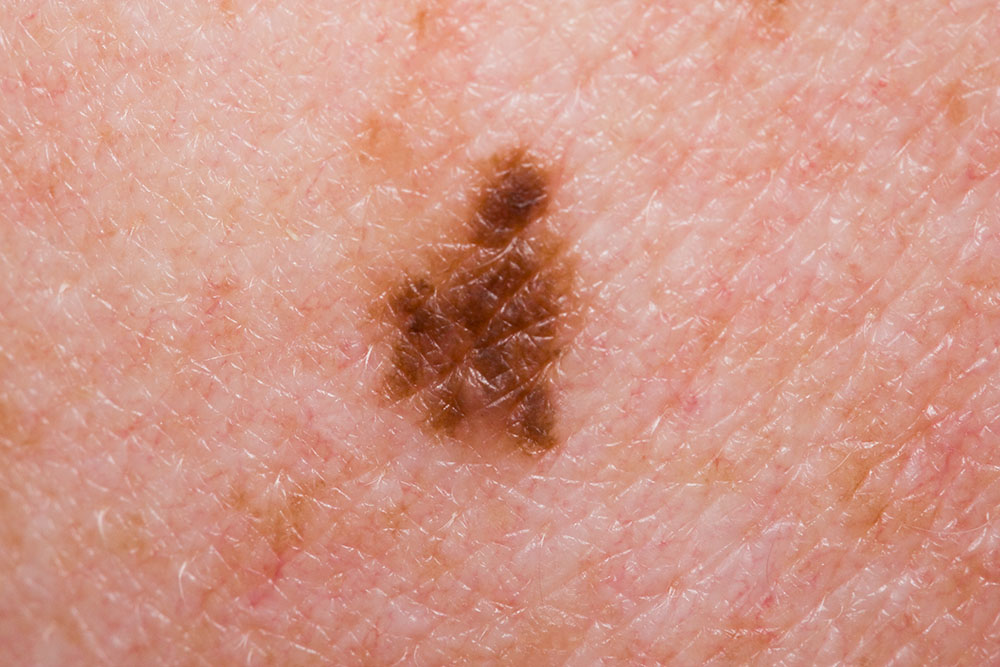
#> input picture img/malignant2.jpg, 1000 x 667 px
$ python test.py   (older library calls are emulated)
#> lines starting #> are read from the running program, lines starting #| are printed output that depends on the picture; after the words box and inside, x2 and y2 are one past the last pixel; in counts of white or black regions, pixels touching at a corner belong together
### cv/helper.py
import cv2

# NOTE: The given image must be a greyscale image
def getMoleContour(greyscale):
    THRESHOLD = 125
    MAX_VALUE = 180
    ret, thresh = cv2.threshold(greyscale, THRESHOLD, MAX_VALUE, cv2.THRESH_BINARY_INV) # Binary mask
    im2, contours, hierarchy = cv2.findContours(thresh, cv2.RETR_EXTERNAL, cv2.CHAIN_APPROX_NONE)
    # Check to make sure there actually is a contour
    if len(contours) == 0:
        raise Error("No contours found!")
    # Only find the longest one
    longestContour = []
    for i in range(len(contours)):
        if len(contours[i]) > len(longestContour):
            longestContour = contours[i]
    return longestContour

def showImage(image):
    cv2.imshow("image", image)
    cv2.waitKey(0)
    cv2.destroyAllWindows()

### cv/cluster_colours.py
import cv2
import numpy as np
import os
import sys
from helper import showImage
from sklearn.cluster import KMeans
from sklearn import metrics
import matplotlib.pyplot as plt
import argparse
import cv2

def clusterColours(image):
    # Resize it
    image = cv2.cvtColor(image, cv2.COLOR_BGR2RGB)

    h, w, _ = image.shape
    w_new = int(100 * w / max(w, h) )
    h_new = int(100 * h / max(w, h) )

    image = cv2.resize(image, (w_new, h_new));


    # Reshape the image to be a list of pixels
    image_array = image.reshape((image.shape[0] * image.shape[1], 3))
    # Clusters the pixels
    clt = KMeans(n_clusters = 3)
    clt.fit(image_array)

### test.py

import cv2
import numpy as np
import os
import sys
sys.path.append('./cv/')
import calc_jagedness
from helper import getMoleContour
from helper import showImage
from cluster_colours import clusterColours
import pandas as pd
from skimage import io
from sklearn import cross_validation
from sklearn.cluster import KMeans
from sklearn.ensemble import RandomForestClassifier
from sklearn.metrics import precision_score
from sklearn.externals import joblib
from sklearn.naive_bayes import GaussianNB, MultinomialNB
from sklearn import svm

def test(origimage):
#> called with origimage = './img/malignant2.jpg'
    image = cv2.imread(origimage)
#> image is the input picture: shape (667, 1000, 3); mean B, G, R 136, 151.7, 210.3
    image_blur = cv2.blur(image, (2, 2))
    image_greyscale = cv2.cvtColor(image, cv2.COLOR_BGR2GRAY)
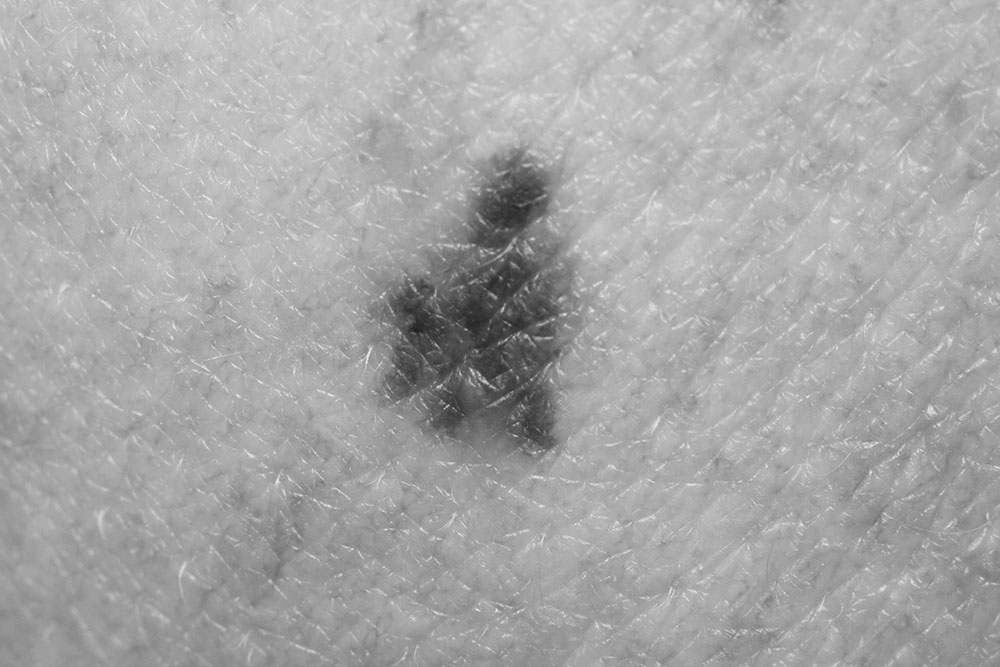
#> image_greyscale: shape (667, 1000); min 31, max 249, mean 167.5
    contour = getMoleContour(image_greyscale)
#> in getMoleContour, `ret, thresh = cv2.threshold(greyscale, THRESHOLD, MAX_VALUE, cv2.THRES..`:
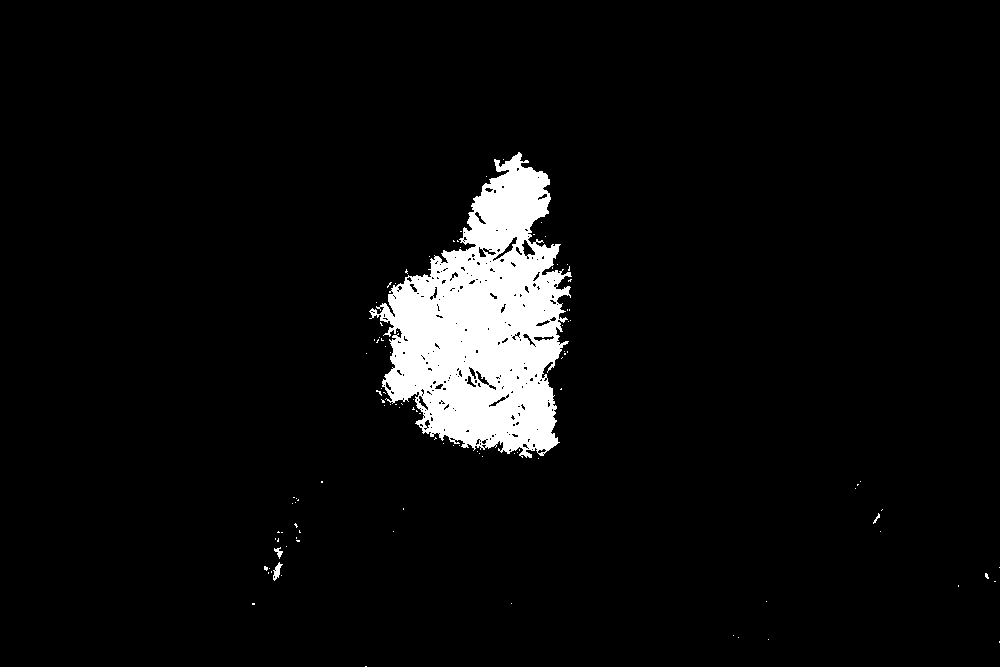
#> thresh: shape (667, 1000); values 0 (black) and 180 (white), 5.2% white; 105 white regions (101 under 20 px)
#> in getMoleContour, `ret, thresh = cv2.threshold(greyscale, THRESHOLD, MAX_VALUE, cv2.THRES..`: ret = 125
#> in getMoleContour, `im2, contours, hierarchy = cv2.findContours(thresh, cv2.RETR_EXTERNAL,..`: contours = 105 contours, 102 with area under 20; largest, box (x1, y1, x2, y2) and area: (369, 152, 572, 458) 35092, (273, 562, 283, 581) 68, (274, 547, 283, 559) 30
#> the loop in getMoleContour, `for i in range(len(contours)):` made 105 passes
#> longestContour on pass 1: [[365, 666], [366, 666]]
#> after the loop in getMoleContour, `for i in range(len(contours)):`: longestContour = contour of 1633 points, box (x1, y1, x2, y2) (369, 152, 572, 458), area 35092
#> contour has the same summary as longestContour in getMoleContour
    cv2.drawContours(image_greyscale, contour, -1, (255, 255, 255), 5)
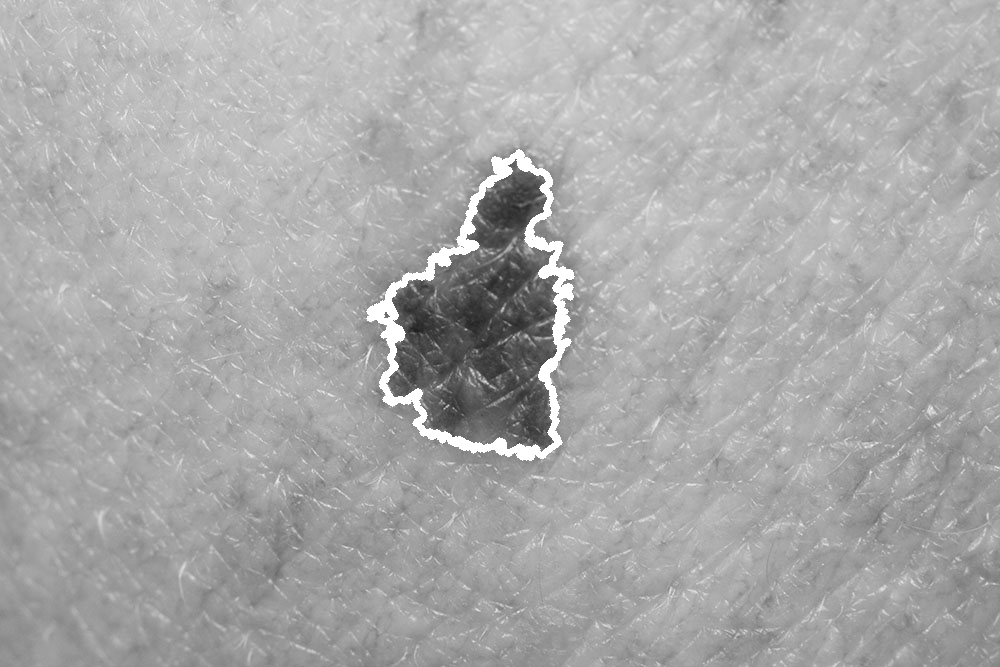
#> image_greyscale: shape (667, 1000); 1.39% of pixels changed, all inside (x1, y1, x2, y2) = (366, 149, 575, 461)
    max_dimension = max(image_greyscale.shape)
#> max_dimension = 1000
    x,y,w,h = cv2.boundingRect(contour)
#> x = 369; y = 152; w = 203; h = 306
    x = x-25
#> x = 344
    y = y-25
#> y = 127
    new_img=image[y:y+h+50,x:x+w+50]
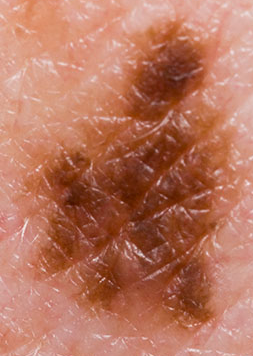
#> new_img: shape (356, 253, 3); mean B, G, R 94.1, 117.1, 183.8
    showImage(new_img)
    clusterColours(image)
#> in clusterColours, `image = cv2.resize(image, (w_new, h_new));`:
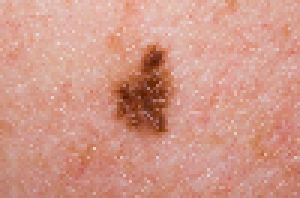
#> image: shape (66, 100, 3) (shown 3 times larger); mean R, G, B 210.2, 151.6, 136


test('./img/malignant2.jpg')

$ run again, with img/malignant.jpg copied over img/malignant2.jpg
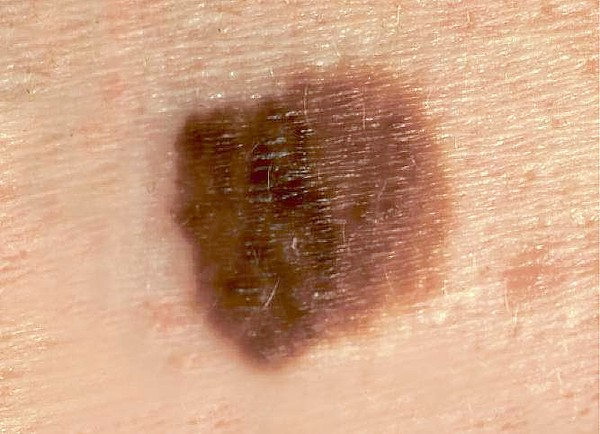
#> input picture img/malignant.jpg, 600 x 434 px
#> in test, image is the input picture: shape (434, 600, 3); mean B, G, R 130.4, 160.4, 204.7
#> in getMoleContour, `ret, thresh = cv2.threshold(greyscale, THRESHOLD, MAX_VALUE, cv2.THRES..`:
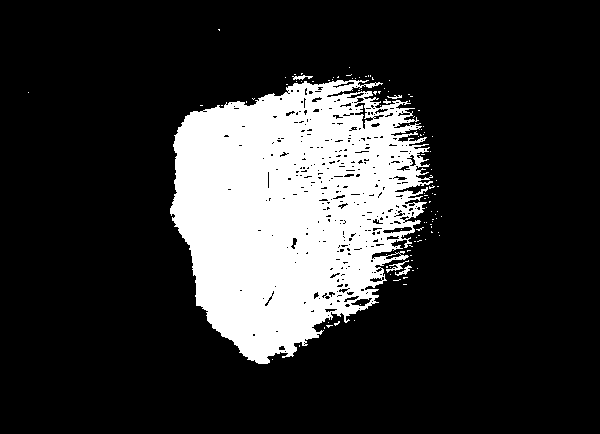
#> thresh: shape (434, 600); values 0 (black) and 180 (white), 19.3% white; 109 white regions (103 under 20 px)
#> ret = 125
#> contours = 106 contours, 102 with area under 20; largest, box (x1, y1, x2, y2) and area: (170, 80, 433, 364) 51000, (386, 260, 409, 273) 42, (395, 265, 412, 276) 36, (292, 75, 313, 80) 31
#> the loop in getMoleContour, `for i in range(len(contours)):` made 106 passes
#> longestContour on passes 1 to 2: [[272, 359]], [[299, 345], [299, 346]]
#> after the loop in getMoleContour, `for i in range(len(contours)):`: longestContour = contour of 2100 points, box (x1, y1, x2, y2) (170, 80, 433, 364), area 51000
#> contour has the same summary as longestContour in getMoleContour
#> in test, `x,y,w,h = cv2.boundingRect(contour)`: x = 170; y = 80; w = 263; h = 284
#> in test, `x = x-25`: x = 145
#> in test, `y = y-25`: y = 55
#> in clusterColours, `image = cv2.resize(image, (w_new, h_new));`:
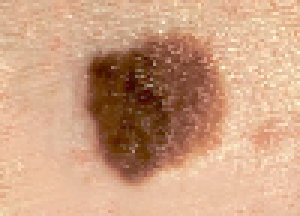
#> image: shape (72, 100, 3) (shown 3 times larger); mean R, G, B 204.5, 160.2, 130.2
